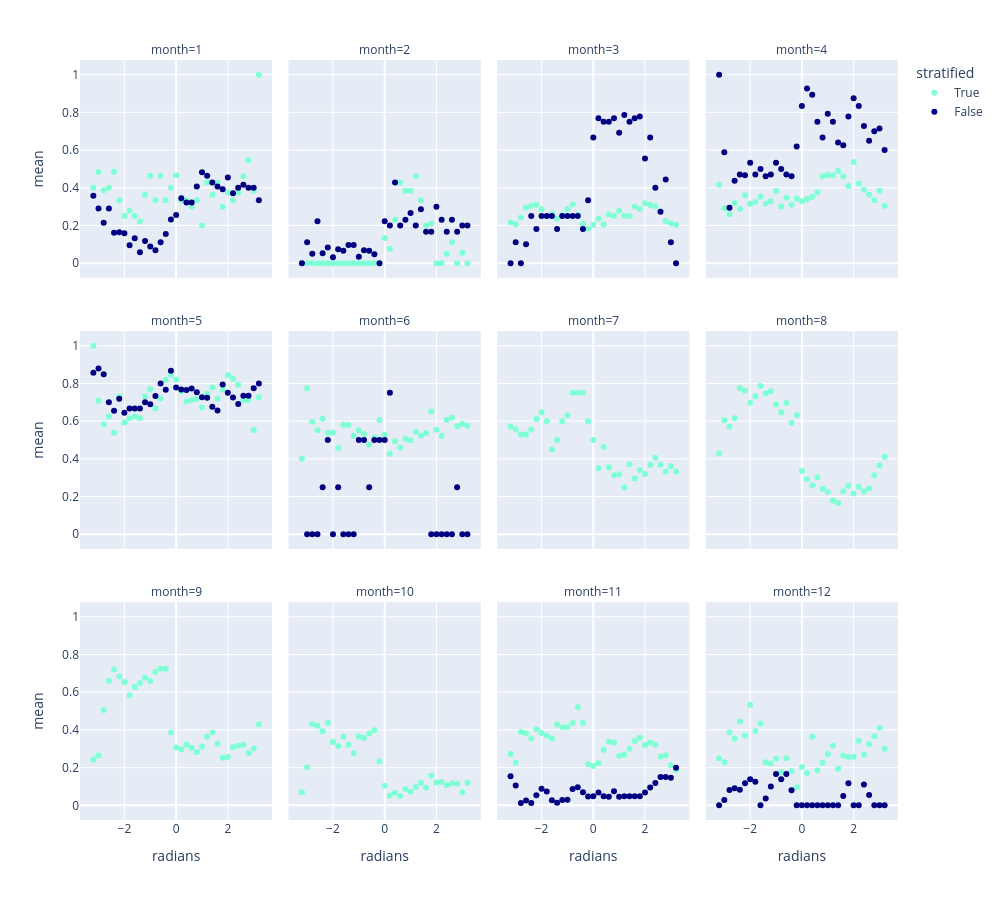

This figure's notebook cell:
### Code cell
data['max_salinity'] = data.groupby(['_individual', '_decision'])['salinity'].transform('max')
data['min_salinity'] = data.groupby(['_individual', '_decision'])['salinity'].transform('min')
df = data[(data['depth_bin'] == 25.0) & (data['key_max_depth_bin'].isin([6, 7, 7]))]
df['radians'] = np.arctan2(df['sin_sun'], df['cos_sun'])
df['radians'] = round(df['radians'] * 5) / 5
df['salinity_diff'] = df['max_salinity'] - df['min_salinity']
df['stratified'] = df['salinity_diff'] >= 1
df = df.groupby(['radians', 'stratified', 'month'])['_selected'].agg(['mean', 'count']).reset_index()
px.scatter(
    df, x='radians', y='mean', color='stratified',
    category_orders={'stratified': [True, False], 'month': list(range(1, 13))},
    color_discrete_sequence=['aquamarine', 'navy'],
    facet_col='month', facet_col_wrap=4,
    height=900, width=1000
)

### Figure 1 — Plotly figure (JSON) as saved in the notebook; plotly's stock layout.template omitted (floating-point values rounded to 4 significant figures)
{"data": [{"hovertemplate": "stratified=True<br>month=1<br>radians=%{x}<br>mean=%{y}<extra></extra>", "legendgroup": "True", "marker": {"color": "aquamarine", "symbol": "circle"}, "mode": "markers", "name": "True", "orientation": "v", "showlegend": true, "type": "scatter", "x": [-3.2, -3, -2.8, -2.6, -2.4, -2.2, -2, -1.8, -1.6, -1.4, -1.2, -1, -0.8, -0.6, -0.4, -0.2, 0, 0.2, 0.4, 0.6, 0.8, 1, 1.2, 1.4, 1.6, 1.8, 2, 2.2, 2.4, 2.6, 2.8, 3, 3.2], "xaxis": "x9", "y": [0.4, 0.4839, 0.3871, 0.4, 0.4848, 0.3333, 0.25, 0.2778, 0.25, 0.2222, 0.3636, 0.4643, 0.3333, 0.4643, 0.3333, 0.4, 0.4667, 0.3333, 0.3333, 0.3, 0.3333, 0.2, 0.4286, 0.3636, 0.4286, 0.3, 0.375, 0.3333, 0.375, 0.4615, 0.5455, 0.3846, 1], "yaxis": "y9"}, {"hovertemplate": "stratified=True<br>month=2<br>radians=%{x}<br>mean=%{y}<extra></extra>", "legendgroup": "True", "marker": {"color": "aquamarine", "symbol": "circle"}, "mode": "markers", "name": "True", "orientation": "v", "showlegend": false, "type": "scatter", "x": [-3.2, -3, -2.8, -2.6, -2.4, -2.2, -2, -1.8, -1.6, -1.4, -1.2, -1, -0.8, -0.6, -0.4, -0.2, 0, 0.2, 0.4, 0.6, 0.8, 1, 1.2, 1.4, 1.6, 1.8, 2, 2.2, 2.4, 2.6, 2.8, 3, 3.2], "xaxis": "x10", "y": [0, 0, 0, 0, 0, 0, 0, 0, 0, 0, 0, 0, 0, 0, 0, 0, 0.1333, 0.07692, 0.2308, 0.4286, 0.3846, 0.3846, 0.4615, 0.3333, 0.2, 0.2105, 0, 0, 0.05, 0.1111, 0, 0.05556, 0], "yaxis": "y10"}, {"hovertemplate": "stratified=True<br>month=3<br>radians=%{x}<br>mean=%{y}<extra></extra>", "legendgroup": "True", "marker": {"color": "aquamarine", "symbol": "circle"}, "mode": "markers", "name": "True", "orientation": "v", "showlegend": false, "type": "scatter", "x": [-3.2, -3, -2.8, -2.6, -2.4, -2.2, -2, -1.8, -1.6, -1.4, -1.2, -1, -0.8, -0.6, -0.4, -0.2, 0, 0.2, 0.4, 0.6, 0.8, 1, 1.2, 1.4, 1.6, 1.8, 2, 2.2, 2.4, 2.6, 2.8, 3, 3.2], "xaxis": "x11", "y": [0.2162, 0.2067, 0.2429, 0.2952, 0.3054, 0.3107, 0.2864, 0.2489, 0.2621, 0.2353, 0.2574, 0.287, 0.3113, 0.2585, 0.2098, 0.1832, 0.2041, 0.2356, 0.2053, 0.2579, 0.25, 0.2778, 0.2513, 0.2488, 0.301, 0.2879, 0.3182, 0.3084, 0.3035, 0.275, 0.2238, 0.2118, 0.2045], "yaxis": "y11"}, {"hovertemplate": "stratified=True<br>month=4<br>radians=%{x}<br>mean=%{y}<extra></extra>", "legendgroup": "True", "marker": {"color": "aquamarine", "symbol": "circle"}, "mode": "markers", "name": "True", "orientation": "v", "showlegend": false, "type": "scatter", "x": [-3.2, -3, -2.8, -2.6, -2.4, -2.2, -2, -1.8, -1.6, -1.4, -1.2, -1, -0.8, -0.6, -0.4, -0.2, 0, 0.2, 0.4, 0.6, 0.8, 1, 1.2, 1.4, 1.6, 1.8, 2, 2.2, 2.4, 2.6, 2.8, 3, 3.2], "xaxis": "x12", "y": [0.4167, 0.2917, 0.2603, 0.3188, 0.2877, 0.36, 0.3151, 0.3247, 0.3529, 0.3165, 0.3284, 0.3836, 0.3014, 0.3472, 0.3099, 0.3425, 0.3291, 0.3404, 0.3516, 0.3763, 0.4607, 0.4681, 0.4659, 0.4891, 0.4615, 0.4091, 0.5368, 0.4227, 0.39, 0.3626, 0.3333, 0.3838, 0.3043], "yaxis": "y12"}, {"hovertemplate": "stratified=True<br>month=5<br>radians=%{x}<br>mean=%{y}<extra></extra>", "legendgroup": "True", "marker": {"color": "aquamarine", "symbol": "circle"}, "mode": "markers", "name": "True", "orientation": "v", "showlegend": false, "type": "scatter", "x": [-3.2, -3, -2.8, -2.6, -2.4, -2.2, -2, -1.8, -1.6, -1.4, -1.2, -1, -0.8, -0.6, -0.4, -0.2, 0, 0.2, 0.4, 0.6, 0.8, 1, 1.2, 1.4, 1.6, 1.8, 2, 2.2, 2.4, 2.6, 2.8, 3, 3.2], "xaxis": "x5", "y": [1, 0.7083, 0.5833, 0.625, 0.5385, 0.7308, 0.5926, 0.6154, 0.625, 0.6154, 0.7308, 0.7692, 0.6667, 0.72, 0.8182, 0.8462, 0.8205, 0.7586, 0.7037, 0.7115, 0.717, 0.6727, 0.7455, 0.7778, 0.7193, 0.7679, 0.8448, 0.8246, 0.7931, 0.7115, 0.7115, 0.5536, 0.7273], "yaxis": "y5"}, {"hovertemplate": "stratified=True<br>month=6<br>radians=%{x}<br>mean=%{y}<extra></extra>", "legendgroup": "True", "marker": {"color": "aquamarine", "symbol": "circle"}, "mode": "markers", "name": "True", "orientation": "v", "showlegend": false, "type": "scatter", "x": [-3.2, -3, -2.8, -2.6, -2.4, -2.2, -2, -1.8, -1.6, -1.4, -1.2, -1, -0.8, -0.6, -0.4, -0.2, 0, 0.2, 0.4, 0.6, 0.8, 1, 1.2, 1.4, 1.6, 1.8, 2, 2.2, 2.4, 2.6, 2.8, 3, 3.2], "xaxis": "x6", "y": [0.4, 0.7742, 0.5968, 0.5522, 0.6129, 0.5385, 0.5385, 0.4571, 0.5806, 0.5789, 0.5224, 0.5522, 0.5312, 0.4754, 0.5143, 0.6061, 0.5273, 0.4267, 0.4935, 0.4606, 0.5063, 0.497, 0.5432, 0.5241, 0.5376, 0.6506, 0.5543, 0.5223, 0.6078, 0.6196, 0.5733, 0.5855, 0.5758], "yaxis": "y6"}, {"hovertemplate": "stratified=True<br>month=7<br>radians=%{x}<br>mean=%{y}<extra></extra>", "legendgroup": "True", "marker": {"color": "aquamarine", "symbol": "circle"}, "mode": "markers", "name": "True", "orientation": "v", "showlegend": false, "type": "scatter", "x": [-3.2, -3, -2.8, -2.6, -2.4, -2.2, -2, -1.8, -1.6, -1.4, -1.2, -1, -0.8, -0.6, -0.4, -0.2, 0, 0.2, 0.4, 0.6, 0.8, 1, 1.2, 1.4, 1.6, 1.8, 2, 2.2, 2.4, 2.6, 2.8, 3, 3.2], "xaxis": "x7", "y": [0.5714, 0.5556, 0.5294, 0.5294, 0.5556, 0.6111, 0.6471, 0.6, 0.45, 0.5, 0.6, 0.6316, 0.75, 0.75, 0.75, 0.6, 0.5, 0.35, 0.4634, 0.3556, 0.3125, 0.3182, 0.25, 0.3696, 0.2955, 0.3409, 0.3191, 0.3684, 0.4054, 0.3684, 0.3333, 0.3611, 0.3333], "yaxis": "y7"}, {"hovertemplate": "stratified=True<br>month=8<br>radians=%{x}<br>mean=%{y}<extra></extra>", "legendgroup": "True", "marker": {"color": "aquamarine", "symbol": "circle"}, "mode": "markers", "name": "True", "orientation": "v", "showlegend": false, "type": "scatter", "x": [-3.2, -3, -2.8, -2.6, -2.4, -2.2, -2, -1.8, -1.6, -1.4, -1.2, -1, -0.8, -0.6, -0.4, -0.2, 0, 0.2, 0.4, 0.6, 0.8, 1, 1.2, 1.4, 1.6, 1.8, 2, 2.2, 2.4, 2.6, 2.8, 3, 3.2], "xaxis": "x8", "y": [0.4286, 0.6044, 0.5698, 0.6154, 0.7742, 0.7614, 0.6981, 0.7326, 0.7857, 0.7473, 0.7604, 0.6889, 0.6458, 0.6966, 0.59, 0.6322, 0.3361, 0.2914, 0.2606, 0.3028, 0.2411, 0.2238, 0.1793, 0.1655, 0.2286, 0.2569, 0.2168, 0.2517, 0.2282, 0.2434, 0.3129, 0.3667, 0.4118], "yaxis": "y8"}, {"hovertemplate": "stratified=True<br>month=9<br>radians=%{x}<br>mean=%{y}<extra></extra>", "legendgroup": "True", "marker": {"color": "aquamarine", "symbol": "circle"}, "mode": "markers", "name": "True", "orientation": "v", "showlegend": false, "type": "scatter", "x": [-3.2, -3, -2.8, -2.6, -2.4, -2.2, -2, -1.8, -1.6, -1.4, -1.2, -1, -0.8, -0.6, -0.4, -0.2, 0, 0.2, 0.4, 0.6, 0.8, 1, 1.2, 1.4, 1.6, 1.8, 2, 2.2, 2.4, 2.6, 2.8, 3, 3.2], "xaxis": "x", "y": [0.2432, 0.2649, 0.5054, 0.6595, 0.7207, 0.6831, 0.6538, 0.5838, 0.6271, 0.6494, 0.6776, 0.6592, 0.7076, 0.7263, 0.7238, 0.3864, 0.3061, 0.2981, 0.322, 0.3058, 0.2822, 0.3116, 0.3641, 0.3858, 0.3265, 0.2523, 0.256, 0.3077, 0.3158, 0.3209, 0.2773, 0.3009, 0.4286], "yaxis": "y"}, {"hovertemplate": "stratified=True<br>month=10<br>radians=%{x}<br>mean=%{y}<extra></extra>", "legendgroup": "True", "marker": {"color": "aquamarine", "symbol": "circle"}, "mode": "markers", "name": "True", "orientation": "v", "showlegend": false, "type": "scatter", "x": [-3.2, -3, -2.8, -2.6, -2.4, -2.2, -2, -1.8, -1.6, -1.4, -1.2, -1, -0.8, -0.6, -0.4, -0.2, 0, 0.2, 0.4, 0.6, 0.8, 1, 1.2, 1.4, 1.6, 1.8, 2, 2.2, 2.4, 2.6, 2.8, 3, 3.2], "xaxis": "x2", "y": [0.06897, 0.2027, 0.4295, 0.4218, 0.3931, 0.4379, 0.3361, 0.3148, 0.3644, 0.3211, 0.2762, 0.3645, 0.3578, 0.3814, 0.3981, 0.2344, 0.1034, 0.05208, 0.06667, 0.0495, 0.08491, 0.07339, 0.09783, 0.1193, 0.09524, 0.1569, 0.1212, 0.1238, 0.1068, 0.1176, 0.1143, 0.07, 0.12], "yaxis": "y2"}, {"hovertemplate": "stratified=True<br>month=11<br>radians=%{x}<br>mean=%{y}<extra></extra>", "legendgroup": "True", "marker": {"color": "aquamarine", "symbol": "circle"}, "mode": "markers", "name": "True", "orientation": "v", "showlegend": false, "type": "scatter", "x": [-3.2, -3, -2.8, -2.6, -2.4, -2.2, -2, -1.8, -1.6, -1.4, -1.2, -1, -0.8, -0.6, -0.4, -0.2, 0, 0.2, 0.4, 0.6, 0.8, 1, 1.2, 1.4, 1.6, 1.8, 2, 2.2, 2.4, 2.6, 2.8, 3, 3.2], "xaxis": "x3", "y": [0.2727, 0.2256, 0.3889, 0.3818, 0.354, 0.4038, 0.3831, 0.3711, 0.3544, 0.4286, 0.4136, 0.4161, 0.4364, 0.5215, 0.4375, 0.2179, 0.2087, 0.225, 0.2949, 0.3375, 0.3333, 0.2632, 0.2692, 0.3, 0.3418, 0.359, 0.3205, 0.3333, 0.321, 0.2593, 0.2651, 0.2125, 0.1875], "yaxis": "y3"}, {"hovertemplate": "stratified=True<br>month=12<br>radians=%{x}<br>mean=%{y}<extra></extra>", "legendgroup": "True", "marker": {"color": "aquamarine", "symbol": "circle"}, "mode": "markers", "name": "True", "orientation": "v", "showlegend": false, "type": "scatter", "x": [-3.2, -3, -2.8, -2.6, -2.4, -2.2, -2, -1.8, -1.6, -1.4, -1.2, -1, -0.8, -0.6, -0.4, -0.2, 0, 0.2, 0.4, 0.6, 0.8, 1, 1.2, 1.4, 1.6, 1.8, 2, 2.2, 2.4, 2.6, 2.8, 3, 3.2], "xaxis": "x4", "y": [0.25, 0.2292, 0.3878, 0.3542, 0.4444, 0.3708, 0.5341, 0.3947, 0.4337, 0.2286, 0.2222, 0.2468, 0.175, 0.25, 0.1818, 0.09639, 0.2031, 0.1714, 0.3636, 0.1842, 0.2258, 0.2727, 0.3158, 0.1935, 0.2647, 0.2564, 0.2581, 0.3429, 0.2703, 0.3235, 0.3659, 0.4118, 0.3], "yaxis": "y4"}, {"hovertemplate": "stratified=False<br>month=1<br>radians=%{x}<br>mean=%{y}<extra></extra>", "legendgroup": "False", "marker": {"color": "navy", "symbol": "circle"}, "mode": "markers", "name": "False", "orientation": "v", "showlegend": true, "type": "scatter", "x": [-3.2, -3, -2.8, -2.6, -2.4, -2.2, -2, -1.8, -1.6, -1.4, -1.2, -1, -0.8, -0.6, -0.4, -0.2, 0, 0.2, 0.4, 0.6, 0.8, 1, 1.2, 1.4, 1.6, 1.8, 2, 2.2, 2.4, 2.6, 2.8, 3, 3.2], "xaxis": "x9", "y": [0.3571, 0.2899, 0.2143, 0.2899, 0.1618, 0.1642, 0.1594, 0.09589, 0.1324, 0.05882, 0.1176, 0.08824, 0.06849, 0.1111, 0.1552, 0.2321, 0.2558, 0.3448, 0.3214, 0.3214, 0.4062, 0.4828, 0.4643, 0.4286, 0.4074, 0.3929, 0.4545, 0.3714, 0.4, 0.4167, 0.4, 0.4, 0.3333], "yaxis": "y9"}, {"hovertemplate": "stratified=False<br>month=2<br>radians=%{x}<br>mean=%{y}<extra></extra>", "legendgroup": "False", "marker": {"color": "navy", "symbol": "circle"}, "mode": "markers", "name": "False", "orientation": "v", "showlegend": false, "type": "scatter", "x": [-3.2, -3, -2.8, -2.6, -2.4, -2.2, -2, -1.8, -1.6, -1.4, -1.2, -1, -0.8, -0.6, -0.4, -0.2, 0, 0.2, 0.4, 0.6, 0.8, 1, 1.2, 1.4, 1.6, 1.8, 2, 2.2, 2.4, 2.6, 2.8, 3, 3.2], "xaxis": "x10", "y": [0, 0.1111, 0.05, 0.2222, 0.05263, 0.08333, 0.03226, 0.07407, 0.06667, 0.09677, 0.09677, 0.03448, 0.06897, 0.06667, 0.04762, 0, 0.2222, 0.2, 0.4286, 0.2, 0.2308, 0.2667, 0.2, 0.2857, 0.1667, 0.1667, 0.3, 0.2308, 0.1667, 0.2308, 0.1667, 0.2, 0.2], "yaxis": "y10"}, {"hovertemplate": "stratified=False<br>month=3<br>radians=%{x}<br>mean=%{y}<extra></extra>", "legendgroup": "False", "marker": {"color": "navy", "symbol": "circle"}, "mode": "markers", "name": "False", "orientation": "v", "showlegend": false, "type": "scatter", "x": [-3.2, -3, -2.8, -2.6, -2.4, -2.2, -2, -1.8, -1.6, -1.4, -1.2, -1, -0.8, -0.6, -0.4, -0.2, 0, 0.2, 0.4, 0.6, 0.8, 1, 1.2, 1.4, 1.6, 1.8, 2, 2.2, 2.4, 2.6, 2.8, 3, 3.2], "xaxis": "x11", "y": [0, 0.1111, 0, 0.1, 0.25, 0.1818, 0.25, 0.25, 0.25, 0.1818, 0.25, 0.25, 0.25, 0.25, 0.1818, 0.3333, 0.6667, 0.7692, 0.75, 0.75, 0.7692, 0.6923, 0.7857, 0.75, 0.7692, 0.7778, 0.5556, 0.6667, 0.4, 0.2727, 0.4444, 0.1111, 0], "yaxis": "y11"}, {"hovertemplate": "stratified=False<br>month=4<br>radians=%{x}<br>mean=%{y}<extra></extra>", "legendgroup": "False", "marker": {"color": "navy", "symbol": "circle"}, "mode": "markers", "name": "False", "orientation": "v", "showlegend": false, "type": "scatter", "x": [-3.2, -3, -2.8, -2.6, -2.4, -2.2, -2, -1.8, -1.6, -1.4, -1.2, -1, -0.8, -0.6, -0.4, -0.2, 0, 0.2, 0.4, 0.6, 0.8, 1, 1.2, 1.4, 1.6, 1.8, 2, 2.2, 2.4, 2.6, 2.8, 3, 3.2], "xaxis": "x12", "y": [1, 0.5882, 0.2941, 0.4375, 0.4706, 0.4667, 0.5333, 0.4706, 0.5, 0.4615, 0.4706, 0.5333, 0.5, 0.4706, 0.4615, 0.619, 0.8333, 0.9259, 0.8929, 0.75, 0.6667, 0.7931, 0.75, 0.64, 0.625, 0.7778, 0.875, 0.8333, 0.7273, 0.65, 0.7, 0.7143, 0.6], "yaxis": "y12"}, {"hovertemplate": "stratified=False<br>month=5<br>radians=%{x}<br>mean=%{y}<extra></extra>", "legendgroup": "False", "marker": {"color": "navy", "symbol": "circle"}, "mode": "markers", "name": "False", "orientation": "v", "showlegend": false, "type": "scatter", "x": [-3.2, -3, -2.8, -2.6, -2.4, -2.2, -2, -1.8, -1.6, -1.4, -1.2, -1, -0.8, -0.6, -0.4, -0.2, 0, 0.2, 0.4, 0.6, 0.8, 1, 1.2, 1.4, 1.6, 1.8, 2, 2.2, 2.4, 2.6, 2.8, 3, 3.2], "xaxis": "x5", "y": [0.8571, 0.8788, 0.8485, 0.7, 0.6552, 0.7188, 0.6452, 0.6667, 0.6667, 0.6667, 0.7, 0.6897, 0.7333, 0.8, 0.7667, 0.8667, 0.7778, 0.7681, 0.7656, 0.7727, 0.7538, 0.7273, 0.7246, 0.6769, 0.6562, 0.7941, 0.75, 0.726, 0.6912, 0.7353, 0.7353, 0.7746, 0.8], "yaxis": "y5"}, {"hovertemplate": "stratified=False<br>month=6<br>radians=%{x}<br>mean=%{y}<extra></extra>", "legendgroup": "False", "marker": {"color": "navy", "symbol": "circle"}, "mode": "markers", "name": "False", "orientation": "v", "showlegend": false, "type": "scatter", "x": [-3, -2.8, -2.6, -2.4, -2.2, -2, -1.8, -1.6, -1.4, -1.2, -1, -0.8, -0.6, -0.4, -0.2, 0, 0.2, 1.8, 2, 2.2, 2.4, 2.6, 2.8, 3, 3.2], "xaxis": "x6", "y": [0, 0, 0, 0.25, 0.5, 0, 0.25, 0, 0, 0, 0.5, 0.5, 0.25, 0.5, 0.5, 0.5, 0.75, 0, 0, 0, 0, 0, 0.25, 0, 0], "yaxis": "y6"}, {"hovertemplate": "stratified=False<br>month=11<br>radians=%{x}<br>mean=%{y}<extra></extra>", "legendgroup": "False", "marker": {"color": "navy", "symbol": "circle"}, "mode": "markers", "name": "False", "orientation": "v", "showlegend": false, "type": "scatter", "x": [-3.2, -3, -2.8, -2.6, -2.4, -2.2, -2, -1.8, -1.6, -1.4, -1.2, -1, -0.8, -0.6, -0.4, -0.2, 0, 0.2, 0.4, 0.6, 0.8, 1, 1.2, 1.4, 1.6, 1.8, 2, 2.2, 2.4, 2.6, 2.8, 3, 3.2], "xaxis": "x3", "y": [0.1538, 0.1047, 0.01235, 0.02532, 0.01266, 0.05405, 0.08824, 0.07353, 0.02667, 0.01429, 0.02857, 0.02941, 0.08696, 0.09589, 0.06977, 0.04651, 0.04762, 0.06818, 0.04762, 0.04545, 0.075, 0.04545, 0.04762, 0.04762, 0.04762, 0.04762, 0.06818, 0.09524, 0.119, 0.15, 0.15, 0.1463, 0.2], "yaxis": "y3"}, {"hovertemplate": "stratified=False<br>month=12<br>radians=%{x}<br>mean=%{y}<extra></extra>", "legendgroup": "False", "marker": {"color": "navy", "symbol": "circle"}, "mode": "markers", "name": "False", "orientation": "v", "showlegend": false, "type": "scatter", "x": [-3.2, -3, -2.8, -2.6, -2.4, -2.2, -2, -1.8, -1.6, -1.4, -1.2, -1, -0.8, -0.6, -0.4, -0.2, 0, 0.2, 0.4, 0.6, 0.8, 1, 1.2, 1.4, 1.6, 1.8, 2, 2.2, 2.4, 2.6, 2.8, 3, 3.2], "xaxis": "x4", "y": [0, 0.02778, 0.08108, 0.09091, 0.08333, 0.1176, 0.1379, 0.125, 0, 0.03571, 0.1, 0.1667, 0.1379, 0.1667, 0.08, 0, 0, 0, 0, 0, 0, 0, 0, 0, 0.05, 0.1176, 0, 0, 0.1111, 0.05556, 0, 0, 0], "yaxis": "y4"}], "layout": {"annotations": [{"font": {}, "showarrow": false, "text": "month=9", "x": 0.1175, "xanchor": "center", "xref": "paper", "y": 0.2867, "yanchor": "bottom", "yref": "paper"}, {"font": {}, "showarrow": false, "text": "month=10", "x": 0.3725, "xanchor": "center", "xref": "paper", "y": 0.2867, "yanchor": "bottom", "yref": "paper"}, {"font": {}, "showarrow": false, "text": "month=11", "x": 0.6275, "xanchor": "center", "xref": "paper", "y": 0.2867, "yanchor": "bottom", "yref": "paper"}, {"font": {}, "showarrow": false, "text": "month=12", "x": 0.8825, "xanchor": "center", "xref": "paper", "y": 0.2867, "yanchor": "bottom", "yref": "paper"}, {"font": {}, "showarrow": false, "text": "month=5", "x": 0.1175, "xanchor": "center", "xref": "paper", "y": 0.6433, "yanchor": "bottom", "yref": "paper"}, {"font": {}, "showarrow": false, "text": "month=6", "x": 0.3725, "xanchor": "center", "xref": "paper", "y": 0.6433, "yanchor": "bottom", "yref": "paper"}, {"font": {}, "showarrow": false, "text": "month=7", "x": 0.6275, "xanchor": "center", "xref": "paper", "y": 0.6433, "yanchor": "bottom", "yref": "paper"}, {"font": {}, "showarrow": false, "text": "month=8", "x": 0.8825, "xanchor": "center", "xref": "paper", "y": 0.6433, "yanchor": "bottom", "yref": "paper"}, {"font": {}, "showarrow": false, "text": "month=1", "x": 0.1175, "xanchor": "center", "xref": "paper", "y": 1.0, "yanchor": "bottom", "yref": "paper"}, {"font": {}, "showarrow": false, "text": "month=2", "x": 0.3725, "xanchor": "center", "xref": "paper", "y": 1.0, "yanchor": "bottom", "yref": "paper"}, {"font": {}, "showarrow": false, "text": "month=3", "x": 0.6275, "xanchor": "center", "xref": "paper", "y": 1.0, "yanchor": "bottom", "yref": "paper"}, {"font": {}, "showarrow": false, "text": "month=4", "x": 0.8825, "xanchor": "center", "xref": "paper", "y": 1.0, "yanchor": "bottom", "yref": "paper"}], "height": 900, "legend": {"title": {"text": "stratified"}, "tracegroupgap": 0}, "margin": {"t": 60}, "width": 1000, "xaxis": {"anchor": "y", "domain": [0, 0.235], "title": {"text": "radians"}}, "xaxis10": {"anchor": "y10", "domain": [0.255, 0.49], "matches": "x", "showticklabels": false}, "xaxis11": {"anchor": "y11", "domain": [0.51, 0.745], "matches": "x", "showticklabels": false}, "xaxis12": {"anchor": "y12", "domain": [0.765, 1.0], "matches": "x", "showticklabels": false}, "xaxis2": {"anchor": "y2", "domain": [0.255, 0.49], "matches": "x", "title": {"text": "radians"}}, "xaxis3": {"anchor": "y3", "domain": [0.51, 0.745], "matches": "x", "title": {"text": "radians"}}, "xaxis4": {"anchor": "y4", "domain": [0.765, 1.0], "matches": "x", "title": {"text": "radians"}}, "xaxis5": {"anchor": "y5", "domain": [0, 0.235], "matches": "x", "showticklabels": false}, "xaxis6": {"anchor": "y6", "domain": [0.255, 0.49], "matches": "x", "showticklabels": false}, "xaxis7": {"anchor": "y7", "domain": [0.51, 0.745], "matches": "x", "showticklabels": false}, "xaxis8": {"anchor": "y8", "domain": [0.765, 1.0], "matches": "x", "showticklabels": false}, "xaxis9": {"anchor": "y9", "domain": [0, 0.235], "matches": "x", "showticklabels": false}, "yaxis": {"anchor": "x", "domain": [0, 0.2867], "title": {"text": "mean"}}, "yaxis10": {"anchor": "x10", "domain": [0.7133, 1.0], "matches": "y", "showticklabels": false}, "yaxis11": {"anchor": "x11", "domain": [0.7133, 1.0], "matches": "y", "showticklabels": false}, "yaxis12": {"anchor": "x12", "domain": [0.7133, 1.0], "matches": "y", "showticklabels": false}, "yaxis2": {"anchor": "x2", "domain": [0, 0.2867], "matches": "y", "showticklabels": false}, "yaxis3": {"anchor": "x3", "domain": [0, 0.2867], "matches": "y", "showticklabels": false}, "yaxis4": {"anchor": "x4", "domain": [0, 0.2867], "matches": "y", "showticklabels": false}, "yaxis5": {"anchor": "x5", "domain": [0.3567, 0.6433], "matches": "y", "title": {"text": "mean"}}, "yaxis6": {"anchor": "x6", "domain": [0.3567, 0.6433], "matches": "y", "showticklabels": false}, "yaxis7": {"anchor": "x7", "domain": [0.3567, 0.6433], "matches": "y", "showticklabels": false}, "yaxis8": {"anchor": "x8", "domain": [0.3567, 0.6433], "matches": "y", "showticklabels": false}, "yaxis9": {"anchor": "x9", "domain": [0.7133, 1.0], "matches": "y", "title": {"text": "mean"}}}}
